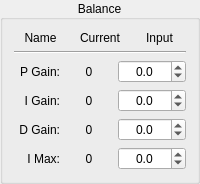
           <widget class="QGroupBox" name="controller_parameter_group_box_balance">
            <property name="title">
             <string>Balance</string>
            </property>
            <property name="alignment">
             <set>Qt::AlignCenter</set>
            </property>
            <layout class="QVBoxLayout" name="controller_parameter_group_box_layout_balance" stretch="0,0,1">
             <item>
              <layout class="QHBoxLayout" name="controller_parameter_layout_column_balance">
               <item>
                <widget class="QLabel" name="controller_parameter_balance_label_column_name">
                 <property name="sizePolicy">
                  <sizepolicy hsizetype="Preferred" vsizetype="Fixed">
                   <horstretch>0</horstretch>
                   <verstretch>0</verstretch>
                  </sizepolicy>
                 </property>
                 <property name="text">
                  <string>Name</string>
                 </property>
                 <property name="alignment">
                  <set>Qt::AlignCenter</set>
                 </property>
                </widget>
               </item>
               <item>
                <widget class="QLabel" name="controller_parameter_balance_label_column_current">
                 <property name="sizePolicy">
                  <sizepolicy hsizetype="Preferred" vsizetype="Fixed">
                   <horstretch>0</horstretch>
                   <verstretch>0</verstretch>
                  </sizepolicy>
                 </property>
                 <property name="text">
                  <string>Current</string>
                 </property>
                 <property name="alignment">
                  <set>Qt::AlignCenter</set>
                 </property>
                </widget>
               </item>
               <item>
                <widget class="QLabel" name="controller_parameter_balance_label_column_input">
                 <property name="sizePolicy">
                  <sizepolicy hsizetype="Preferred" vsizetype="Fixed">
                   <horstretch>0</horstretch>
                   <verstretch>0</verstretch>
                  </sizepolicy>
                 </property>
                 <property name="text">
                  <string>Input</string>
                 </property>
                 <property name="alignment">
                  <set>Qt::AlignCenter</set>
                 </property>
                </widget>
               </item>
              </layout>
             </item>
             <item>
              <widget class="Line" name="controller_parameter_balance_line">
               <property name="orientation">
                <enum>Qt::Horizontal</enum>
               </property>
              </widget>
             </item>
             <item>
              <layout class="QGridLayout" name="controller_parameter_layout_grid_balance">
               <item row="0" column="0">
                <widget class="QLabel" name="controller_parameter_balance_label_name_proportional">
                 <property name="toolTip">
                  <string>&lt;html&gt;&lt;head/&gt;&lt;body&gt;&lt;p&gt;Proportional gain&lt;/p&gt;&lt;/body&gt;&lt;/html&gt;</string>
                 </property>
                 <property name="text">
                  <string>P Gain:</string>
                 </property>
                 <property name="alignment">
                  <set>Qt::AlignRight|Qt::AlignTrailing|Qt::AlignVCenter</set>
                 </property>
                </widget>
               </item>
               <item row="0" column="1">
                <widget class="QLabel" name="controller_parameter_balance_label_value_proportional">
                 <property name="text">
                  <string>0</string>
                 </property>
                 <property name="alignment">
                  <set>Qt::AlignCenter</set>
                 </property>
                </widget>
               </item>
               <item row="0" column="2">
                <widget class="QDoubleSpinBox" name="controller_parameter_balance_double_spin_box_proportional">
                 <property name="sizePolicy">
                  <sizepolicy hsizetype="Minimum" vsizetype="Preferred">
                   <horstretch>0</horstretch>
                   <verstretch>0</verstretch>
                  </sizepolicy>
                 </property>
                 <property name="alignment">
                  <set>Qt::AlignCenter</set>
                 </property>
                 <property name="readOnly">
                  <bool>false</bool>
                 </property>
                 <property name="decimals">
                  <number>1</number>
                 </property>
                 <property name="minimum">
                  <double>-9999.000000000000000</double>
                 </property>
                 <property name="maximum">
                  <double>9999.000000000000000</double>
                 </property>
                </widget>
               </item>
               <item row="1" column="0">
                <widget class="QLabel" name="controller_parameter_balance_label_name_integral">
                 <property name="toolTip">
                  <string>&lt;html&gt;&lt;head/&gt;&lt;body&gt;&lt;p&gt;Integral gain&lt;/p&gt;&lt;/body&gt;&lt;/html&gt;</string>
                 </property>
                 <property name="text">
                  <string>I Gain:</string>
                 </property>
                 <property name="alignment">
                  <set>Qt::AlignRight|Qt::AlignTrailing|Qt::AlignVCenter</set>
                 </property>
                </widget>
               </item>
               <item row="1" column="1">
                <widget class="QLabel" name="controller_parameter_balance_label_value_integral">
                 <property name="text">
                  <string>0</string>
                 </property>
                 <property name="alignment">
                  <set>Qt::AlignCenter</set>
                 </property>
                </widget>
               </item>
               <item row="1" column="2">
                <widget class="QDoubleSpinBox" name="controller_parameter_balance_double_spin_box_integral">
                 <property name="sizePolicy">
                  <sizepolicy hsizetype="Minimum" vsizetype="Preferred">
                   <horstretch>0</horstretch>
                   <verstretch>0</verstretch>
                  </sizepolicy>
                 </property>
                 <property name="alignment">
                  <set>Qt::AlignCenter</set>
                 </property>
                 <property name="readOnly">
                  <bool>false</bool>
                 </property>
                 <property name="decimals">
                  <number>1</number>
                 </property>
                 <property name="minimum">
                  <double>-9999.000000000000000</double>
                 </property>
                 <property name="maximum">
                  <double>9999.000000000000000</double>
                 </property>
                </widget>
               </item>
               <item row="2" column="0">
                <widget class="QLabel" name="controller_parameter_balance_label_name_differential">
                 <property name="toolTip">
                  <string>&lt;html&gt;&lt;head/&gt;&lt;body&gt;&lt;p&gt;Differential gain&lt;/p&gt;&lt;/body&gt;&lt;/html&gt;</string>
                 </property>
                 <property name="text">
                  <string>D Gain:</string>
                 </property>
                 <property name="alignment">
                  <set>Qt::AlignRight|Qt::AlignTrailing|Qt::AlignVCenter</set>
                 </property>
                </widget>
               </item>
               <item row="2" column="1">
                <widget class="QLabel" name="controller_parameter_balance_label_value_differential">
                 <property name="text">
                  <string>0</string>
                 </property>
                 <property name="alignment">
                  <set>Qt::AlignCenter</set>
                 </property>
                </widget>
               </item>
               <item row="2" column="2">
                <widget class="QDoubleSpinBox" name="controller_parameter_balance_double_spin_box_differential">
                 <property name="sizePolicy">
                  <sizepolicy hsizetype="Minimum" vsizetype="Preferred">
                   <horstretch>0</horstretch>
                   <verstretch>0</verstretch>
                  </sizepolicy>
                 </property>
                 <property name="alignment">
                  <set>Qt::AlignCenter</set>
                 </property>
                 <property name="readOnly">
                  <bool>false</bool>
                 </property>
                 <property name="decimals">
                  <number>1</number>
                 </property>
                 <property name="minimum">
                  <double>-9999.000000000000000</double>
                 </property>
                 <property name="maximum">
                  <double>9999.000000000000000</double>
                 </property>
                </widget>
               </item>
               <item row="3" column="0">
                <widget class="QLabel" name="controller_parameter_balance_label_name_integral_max">
                 <property name="toolTip">
                  <string>&lt;html&gt;&lt;head/&gt;&lt;body&gt;&lt;p&gt;Integral maximum limit&lt;/p&gt;&lt;/body&gt;&lt;/html&gt;</string>
                 </property>
                 <property name="text">
                  <string>I Max:</string>
                 </property>
                 <property name="alignment">
                  <set>Qt::AlignRight|Qt::AlignTrailing|Qt::AlignVCenter</set>
                 </property>
                </widget>
               </item>
               <item row="3" column="1">
                <widget class="QLabel" name="controller_parameter_balance_label_value_integral_max">
                 <property name="text">
                  <string>0</string>
                 </property>
                 <property name="alignment">
                  <set>Qt::AlignCenter</set>
                 </property>
                </widget>
               </item>
               <item row="3" column="2">
                <widget class="QDoubleSpinBox" name="controller_parameter_balance_double_spin_box_integral_max">
                 <property name="sizePolicy">
                  <sizepolicy hsizetype="Minimum" vsizetype="Preferred">
                   <horstretch>0</horstretch>
                   <verstretch>0</verstretch>
                  </sizepolicy>
                 </property>
                 <property name="alignment">
                  <set>Qt::AlignCenter</set>
                 </property>
                 <property name="readOnly">
                  <bool>false</bool>
                 </property>
                 <property name="decimals">
                  <number>1</number>
                 </property>
                 <property name="minimum">
                  <double>-9999.000000000000000</double>
                 </property>
                 <property name="maximum">
                  <double>9999.000000000000000</double>
                 </property>
                </widget>
               </item>
              </layout>
             </item>
            </layout>
           </widget>
